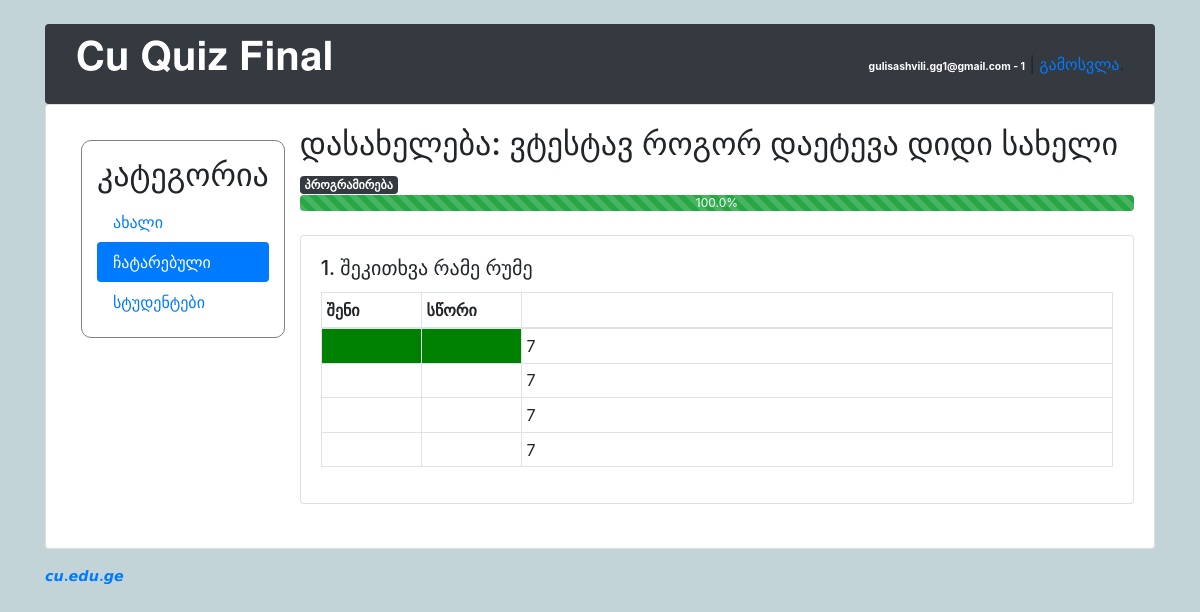
The app's page /students/quiz/3/studentresults/ (signed in) with its own data.
### classroom/models.py (models this page shows, shortened)
class User(AbstractUser):
    is_student = models.BooleanField(default=False)
    is_teacher = models.BooleanField(default=False)
    username = models.CharField(error_messages={'unique': 'მომხმარებლის სახელი დაკავებულია.'}, max_length=150, unique=True, verbose_name='მომხმარებლის სახელი')

class Student(models.Model):
    user = models.OneToOneField(User, on_delete=models.CASCADE, primary_key=True)
    quizzes = models.ManyToManyField(Quiz, through='TakenQuiz')
    interests = models.ManyToManyField(Subject, related_name='interested_students')
    score = models.IntegerField(default=0)

class Quiz(models.Model):
    owner = models.ForeignKey(User, on_delete=models.CASCADE, related_name='quizzes')
    name = models.CharField("დასახელება", max_length=255)
    subject = models.ForeignKey(Subject, on_delete=models.CASCADE, verbose_name=u'საგანი',
                                related_name='quizzes')

class Subject(models.Model):
    name = models.CharField(max_length=30)
    color = models.CharField(max_length=7, default='#007bff')
    def get_html_badge(self):
        name = escape(self.name)
        color = escape(self.color)
        html = '<span class="badge badge-primary" style="background-color: %s">%s</span>' % (color, name)
        return mark_safe(html)

class TakenQuiz(models.Model):
    student = models.ForeignKey(Student, on_delete=models.CASCADE, related_name='taken_quizzes')
    quiz = models.ForeignKey(Quiz, on_delete=models.CASCADE, related_name='taken_quizzes')
    score = models.IntegerField()
    percentage = models.FloatField()
    date = models.DateTimeField(auto_now_add=True)

class Question(models.Model):
    quiz = models.ForeignKey(Quiz, on_delete=models.CASCADE, related_name='questions')
    text = models.TextField('Question')

class Answer(models.Model):
    question = models.ForeignKey(Question, on_delete=models.CASCADE, related_name='answers')
    text = models.CharField('Answer', max_length=255)
    is_correct = models.BooleanField('Correct answer', default=False)

### classroom/views/students.py (the view)
# urls.py: path('quiz/<int:pk>/studentresults/', students.QuizResultsView.as_view(),
@method_decorator([login_required, student_required], name='dispatch')
class QuizResultsView(View):
    template_name = 'classroom/students/quiz_result.html'
    def get(self, request, *args, **kwargs):
        quiz = Quiz.objects.get(id=kwargs['pk'])
        taken_quiz = TakenQuiz.objects.filter(student=request.user.student, quiz=quiz)
        if not taken_quiz:
            """
            რომ არ ნახოს სტუდენტმა პასუხები ქვიზში მონაწილეობის გარეშე
            """
            return render(request, '404.html')
        questions = Question.objects.filter(quiz=quiz)
        return render(request, self.template_name, {'questions': questions,
                                                    'quiz': quiz, 'percentage': taken_quiz[0].percentage})

### classroom/templatetags/quiz_extras.py (called while the page is built)
@register.simple_tag
def marked_answer(user, opt):
    studentanswer = StudentAnswer.objects.filter(student=user.student, answer=opt)
    if studentanswer:
        if opt.is_correct:
            return 'correct'
        return 'wrong'
    return ''

### classroom/templates/classroom/students/quiz_result.html
{% extends 'base.html' %}
{% load quiz_extras %}
{% block content %}
    <div id = responsivediv>
        <div >
            {% include 'classroom/students/_header.html' with active='taken' %}
        </div>
    <br>
        <div style="width: 100%">
            <h2>დასახელება: {{ quiz.name }}</h2>
            {{ quiz.subject.get_html_badge }}
            <div class="progress">
                <div class="progress-bar progress-bar-striped bg-success" role="progressbar"
                     style="width: {{ percentage }}%" aria-valuenow="{{ percentage }}" aria-valuemin="0"
                     aria-valuemax="100">{{ percentage }}%
                </div>
            </div>
            <br>
            {% for question in questions %}
                <div class="card">
                    <div class="card-body">
                        <h5 class="card-title">{{ forloop.counter }}. {{ question.text }}</h5>
                        <table class="table table-bordered table-sm">
                            <thead>
                            <tr>
                                <th>შენი</th>
                                <th>სწორი</th>
                                <th></th>
                            </tr>
                            </thead>
                            <tbody>
                            {% for opt in question.answers.all %}
                                {% marked_answer user opt as opt_marked %}
                                <tr>
                                    <td style="width: 100px;{% if opt_marked == 'correct' %} background:green{% elif opt_marked == 'wrong' %} background:red{% endif %}"></td>
                                    <td style="width: 100px;{% if opt.is_correct %} background:green{% endif %}"></td>
                                    <td>{{ opt.text }}</td>
                                </tr>
                            {% endfor %}
                            </tbody>
                        </table>
                    </div>
                </div>
                <br>
            {% endfor %}
        </div>
    </div>
{% endblock %}

### templates/base.html (shortened to what this page needs)
{% load static %}<!doctype html>
<html lang="en">
  <head>
    <link rel="stylesheet" href="{% static 'css/bootstrap.min.css' %}">
    <link rel="stylesheet" type="text/css" href="{% static 'css/app.css' %}">
    {% if user.is_authenticated and user.is_teacher %}
      <link rel="stylesheet" type="text/css" href="{% static 'css/teachers.css' %}">
    {% else %}
      <link rel="stylesheet" type="text/css" href="{% static 'css/students.css' %}">
    {% endif %}
  </head>
  <body>
    <div class="container my-4">
      <div class="row justify-content-center">
        <div class="col-md-15
         col-sm-12">
          <div class="navbar navbar-expand-lg navbar-dark bg-dark" style="border-radius: .25rem;">
            <div class="col-6">
              <h1 class="logo">
                <a href="{% url 'home' %}">
                    <p style="color:white">𝐂𝐮 𝐐𝐮𝐢𝐳 𝐅𝐢𝐧𝐚𝐥</p>
                </a>
              </h1>
            </div>
            <div class="col-6 text-right">
              {% if user.is_authenticated %}
                <p class="pt-3"><strong style="color: white; font-size: 65%">{{ user.username }}{% if user.is_student %} - {{user.student.score}}{% endif %}</strong> | <a href="{% url 'logout' %}">გამოსვლა</a>.</p>
              {% else %}
                <a href="{% url 'login' %}" class="btn btn-light" role="button">შესვლა</a>
                <a href="{% url 'signup' %}" class="btn btn-primary" role="button">რეგისტრაცია</a>
              {% endif %}
            </div>
          </div>
          <div class="card mb-3">
            <div class="card-body">
              {% block content %}
              {% endblock %}
            </div>
          </div>
          <footer>
            <strong><a style="color: #007bff" href="https://cu.edu.ge">𝙘𝙪.𝙚𝙙𝙪.𝙜𝙚</a></strong>
          </footer>
        </div>
      </div>
    </div>
  </body>
</html>

### static/css/app.css (style rules this page uses)
.logo { font-family: 'Muli', sans-serif; }
.logo a { color: #212529; text-decoration: none; }
footer { font-size: .9rem; }
footer a { color: #212529; }

### static/css/students.css (style rules this page uses)
body { background-color: #c2d4d8; }
@media only screen and (min-width: 770px) { #responsivediv { display: flex; } }

### records on screen
User: username "gulisashvili.gg1@gmail.com", student.score "1"
Quiz: name "ვტესტავ როგორ დაეტევა დიდი სახელი", subject.get_html_badge "პროგრამირება"
TakenQuiz: percentage "100.0"
Question: text "შეკითხვა რამე რუმე"
Answer: is_correct True (drawn), text "7"
Answer: is_correct False (drawn), text "7"
Answer: is_correct False (drawn), text "7"
Answer: is_correct False (drawn), text "7"
